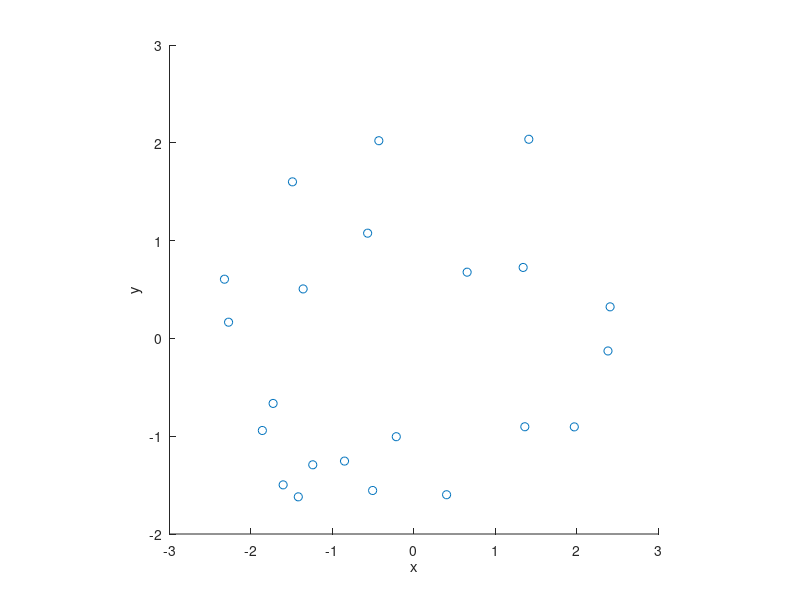

Write MATLAB code to recreate this figure.
%% Simulate a Poisson point process of density \lambda on A = [-L/2, L/2]^2

% parameters
lambda = 1; % Density of PPP
L = 5; % Length of square

Sa = L^2; % Area of A

% number of points follows the Poisson distribution
N = poissrnd(lambda * Sa);

% points is uniformly distributed on A
Points = unifrnd(-L/2, L/2, N, 2); % a N*2 matrix

% Plot points
scatter(Points(:, 1), Points(:, 2));
xlabel('x'); ylabel('y');
axis square;

%% Simulate a Poisson point process of density \lambda on a disk with radius R

% parameters
r = 2.5; % radius of disk
x0 = 0; y0 = 0; % center of disk
area_of_disk = pi * r^2; % area of disk
lambda = 1;

% simulate number of points
N = poissrnd(lambda * area_of_disk);

% generate radii of points
rho = r * sqrt(rand(N, 1));
% rho = sqrt(unifrnd(0, r^2, N, 1));

% generate angles of points
theta = unifrnd(0, 2*pi, N, 1);

% convert from polar to cartesian coordinates
[x, y] = pol2cart(theta, rho);

% shift center of disk to (x0, y0)
x = x + x0;
y = y + y0;

% Plot points
scatter(x, y);
xlabel('x'); ylabel('y');
axis square;
